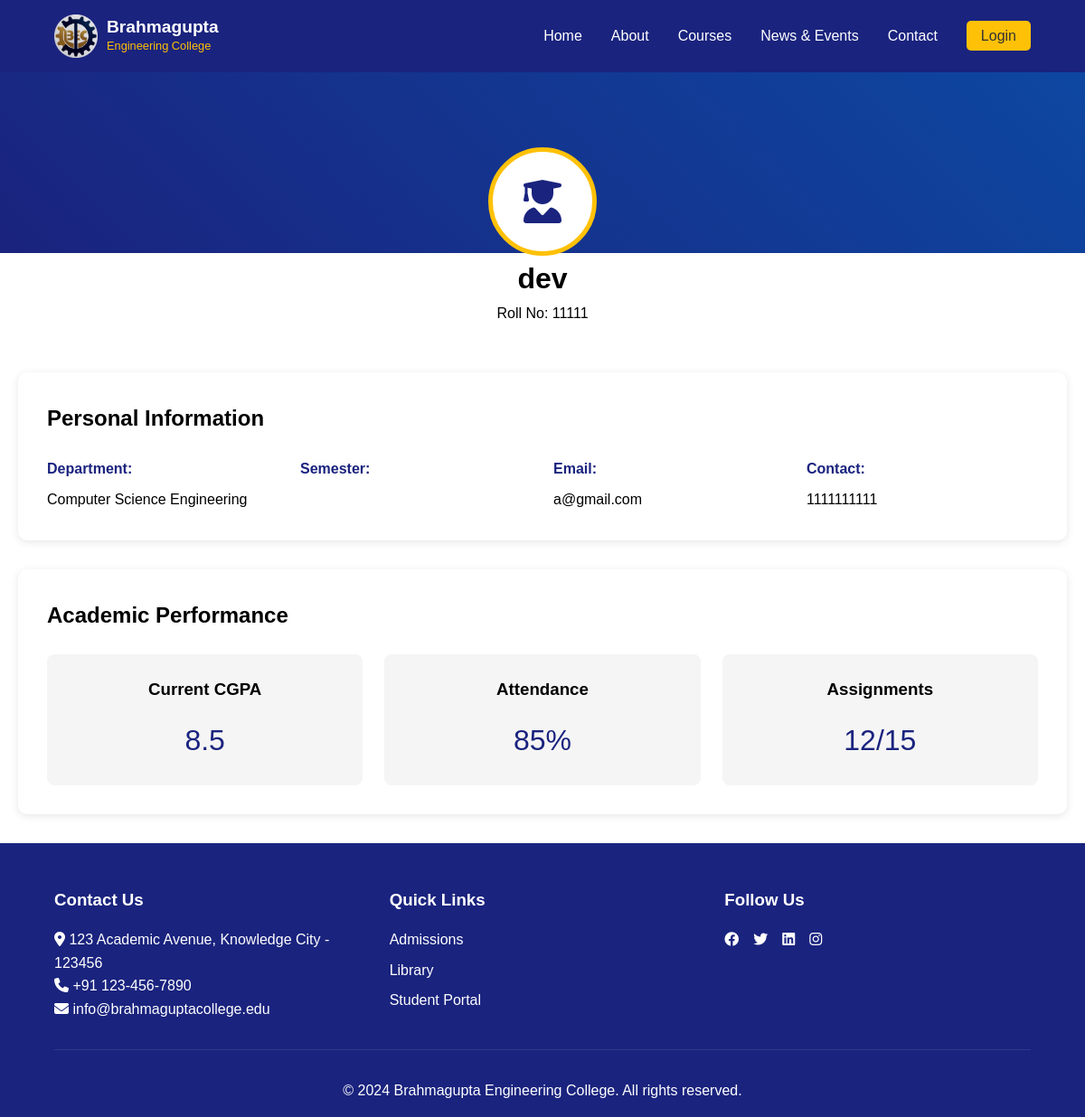
The page /studentprofile/1 on the database as committed earlier.
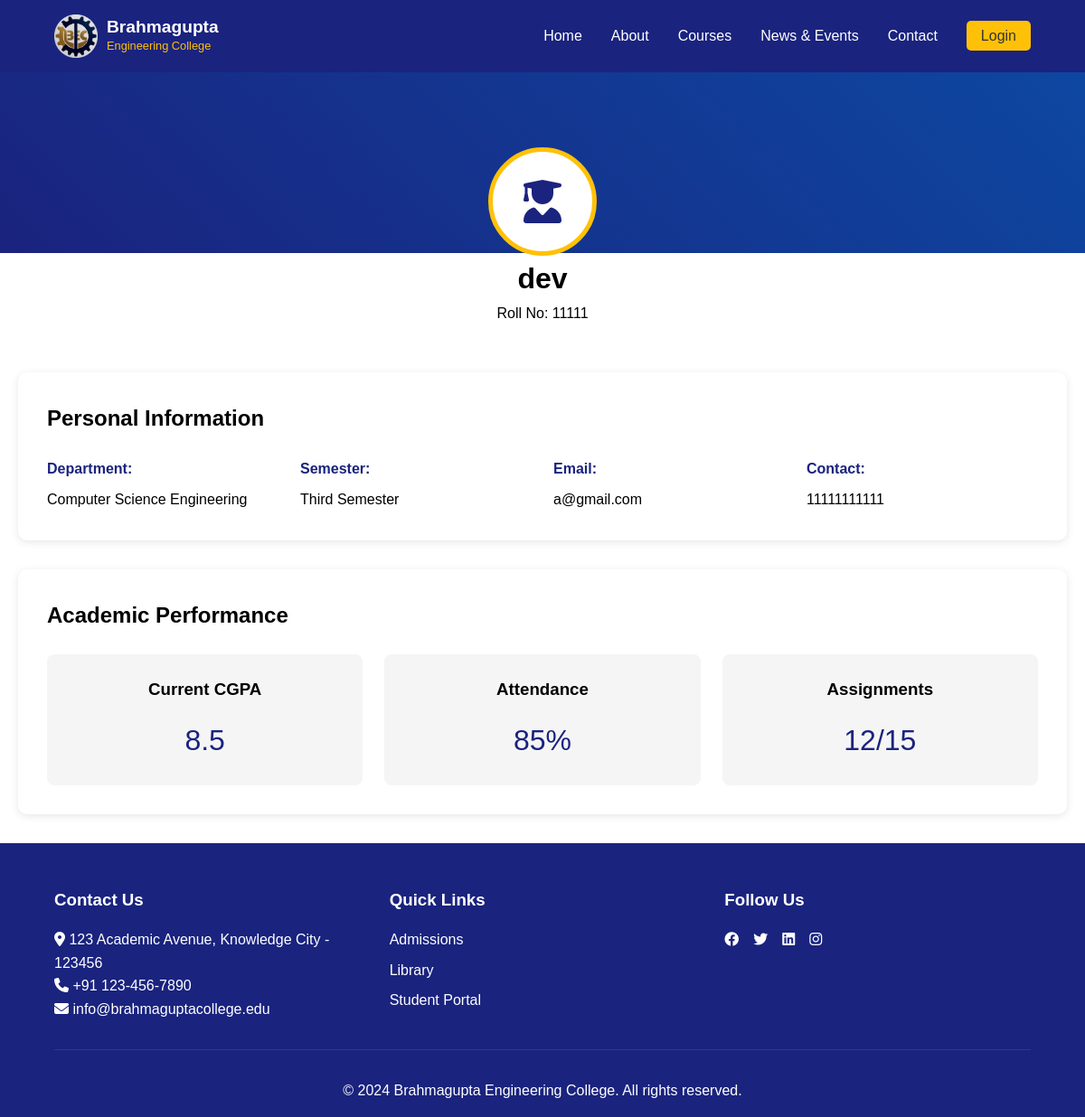
The same page on the database as committed later.
### college/model.py (models this page shows, shortened)
class Student(db.Model):
    id = db.Column(db.Integer, primary_key=True)
    name = db.Column(db.String(100), nullable=False)
    roll = db.Column(db.Integer, nullable=False)
    email = db.Column(db.String(100), unique=True, nullable=False)
    phone = db.Column(db.Integer, nullable=False)
    semester = db.Column(db.Integer, db.ForeignKey('semester.id'), nullable=False)
    dob = db.Column(db.Date, nullable=False)
    gender = db.Column(db.String, nullable=False)
    department = db.Column(db.String, nullable=False)
    address = db.Column(db.String, nullable=False)

class Semester(db.Model):
    id = db.Column(db.Integer, primary_key=True)
    name = db.Column(db.String(100), nullable=False)
    students = db.relationship('Student', backref='semester_', lazy=True)

### college/student/route.py (the view)
@app.route("/studentprofile/<id>", methods = ["GET", "POST"])
def student_profile(id):
    student = Student.query.get(id)
    print(student)
    if not student:
        return "Student not found", 404
    return render_template("student-profile.html", student=student, id=id)

### college/student/templates/student-profile.html (shortened to what this page needs)
{%extends "base.html"%}
{%block head%}
    <link rel="stylesheet" href="{{url_for('basic.static', filename='css/main.css')}}">
    <link rel="stylesheet" href="https://cdnjs.cloudflare.com/ajax/libs/font-awesome/6.4.0/css/all.min.css">
    {%endblock%}
    {%block content%}
    <main class="profile-page student-profile">
        <div class="profile-header">
            <div class="profile-info">
                <div class="profile-avatar">
                    <i class="fas fa-user-graduate"></i>
                </div>
                <h1>{{student.name}}</h1>
                <p>Roll No: <span id="studentId">{{student.roll}}</span></p>
            </div>
        </div>
        <div class="profile-content">
            <div class="profile-section">
                <h2>Personal Information</h2>
                <div class="info-grid">
                    <div class="info-item">
                        <label>Department:</label>
                        <span>{{student.department}}</span>
                    </div>
                    <div class="info-item">
                        <label>Semester:</label>
                        <span>{{student.semester_.name}}</span>
                    </div>
                    <div class="info-item">
                        <label>Email:</label>
                        <span>{{student.email}}</span>
                    </div>
                    <div class="info-item">
                        <label>Contact:</label>
                        <span>{{student.phone}}</span>
                    </div>
                </div>
            </div>
            <div class="profile-section">
                <h2>Academic Performance</h2>
                <div class="academics-grid">
                    <div class="academic-card">
                        <h3>Current CGPA</h3>
                        <p class="grade">8.5</p>
                    </div>
                    <div class="academic-card">
                        <h3>Attendance</h3>
                        <p class="percentage">85%</p>
                    </div>
                    <div class="academic-card">
                        <h3>Assignments</h3>
                        <p class="count">12/15</p>
                    </div>
                </div>
            </div>
        </div>
    </main>
{%endblock%}

Rows that differ between the two databases and show on the page:
changed Student "dev": phone "1111111111" → "11111111111"
added Semester: semester_.name "Third Semester"
